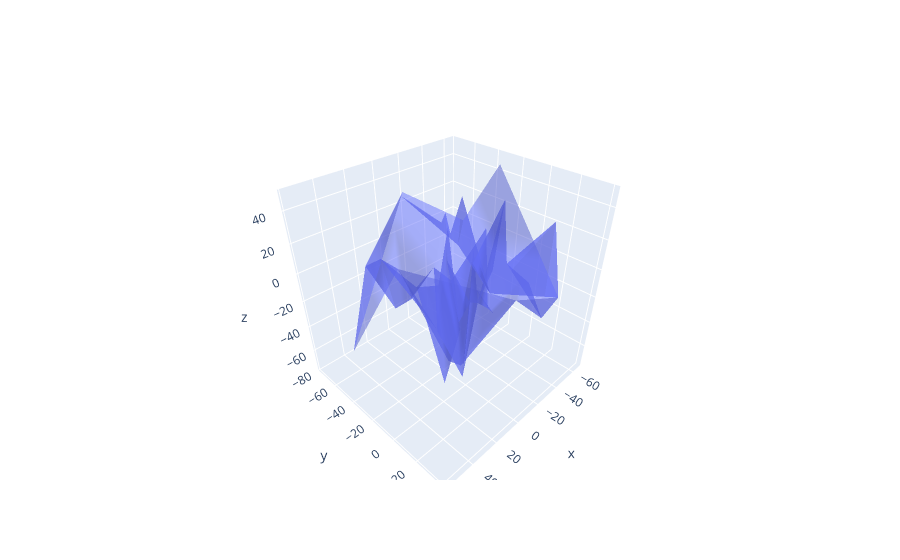

Notebook code cell kept with this figure:
### Code cell
import plotly.graph_objects as go
import plotly.express as px
from plotly  import subplots
import numpy as np

N = 50
fig = go.Figure(data=[go.Mesh3d(x=(30*np.random.randn(N)),
                   y=(25*np.random.randn(N)),
                   z=(30*np.random.randn(N)),
                   opacity=0.5,)])

fig.show()
